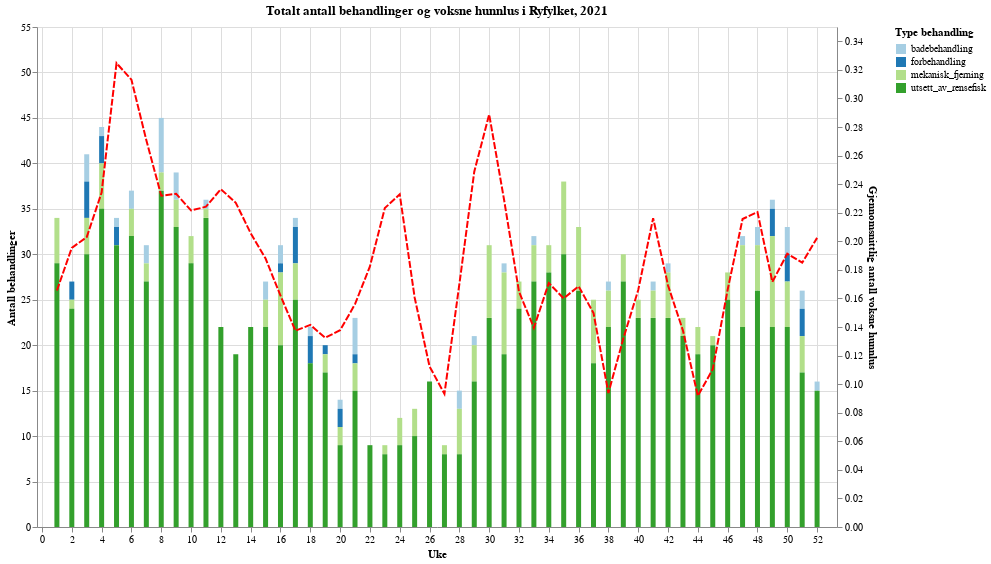

This figure's notebook cell:
### Markdown cell above
### Now onto the treatment plots
If you want to specify your own y_scale, change the value from 0. Zero is the defauylt, automatic scale

### Code cell
ls.plot_treatments(
    year_range=[2021, 2022],
    week_range=[0, 52],
    location_level="Produksjonsområde",
    location="Ryfylket",
    treatments=[
        "badebehandling",
        "forbehandling",
        "mekanisk_fjerning",
        "utsett_av_rensefisk",
    ],
    y_scale=55,
)

### Figure 1 — Vega-Lite specification as saved in the notebook (floating-point values rounded to 4 significant figures; data arrays with more than 128 entries replaced by an {"elided": "..."} marker saying what was removed)
{"config": {"view": {"continuousWidth": 400, "continuousHeight": 300}}, "layer": [{"mark": "bar", "encoding": {"color": {"field": "type_behandling", "scale": {"scheme": "paired"}, "title": "Type behandling", "type": "nominal"}, "opacity": {"condition": {"value": 1, "selection": "selector017"}, "value": 0.2}, "tooltip": [{"aggregate": "sum", "field": "antall", "title": "antall behandlinger", "type": "quantitative"}], "x": {"axis": {"title": "Uke"}, "field": "uke", "scale": {"domain": [0, 53]}, "type": "quantitative"}, "y": {"aggregate": "sum", "field": "antall", "scale": {"domain": [0, 55]}, "title": "Antall behandlinger", "type": "quantitative"}}, "selection": {"selector017": {"type": "multi", "fields": ["type_behandling"], "bind": "legend"}, "selector018": {"type": "interval", "bind": "scales", "encodings": ["x", "y"]}}}, {"mark": {"type": "line", "stroke": "red", "strokeDash": [7, 2]}, "encoding": {"x": {"axis": {"title": "Uke"}, "field": "uke", "scale": {"domain": [0, 53]}, "type": "quantitative"}, "y": {"field": "average", "title": "Gjennomsnittlig antall voksne hunnlus", "type": "quantitative"}}}], "data": {"name": "data-448c6879677c9486b81aa20b5a0420ea"}, "height": 500, "resolve": {"scale": {"y": "independent"}}, "title": "Totalt antall behandlinger og voksne hunnlus i Ryfylket, 2021", "width": 800, "$schema": "https://vega.github.io/schema/vega-lite/v4.17.0.json", "datasets": {"data-448c6879677c9486b81aa20b5a0420ea": {"elided": "208 records"}}}
